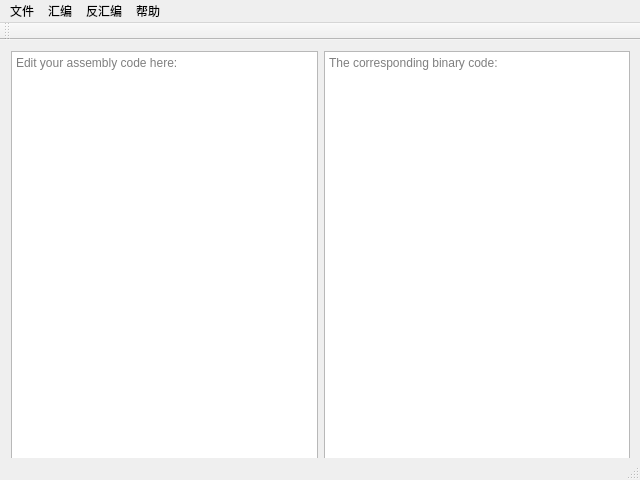
<?xml version="1.0" encoding="UTF-8"?>
<ui version="4.0">
 <class>MainWindow</class>
 <widget class="QMainWindow" name="MainWindow">
  <property name="geometry">
   <rect>
    <x>0</x>
    <y>0</y>
    <width>640</width>
    <height>480</height>
   </rect>
  </property>
  <property name="minimumSize">
   <size>
    <width>640</width>
    <height>480</height>
   </size>
  </property>
  <property name="maximumSize">
   <size>
    <width>640</width>
    <height>480</height>
   </size>
  </property>
  <property name="windowTitle">
   <string>MainWindow</string>
  </property>
  <widget class="QWidget" name="centralWidget">
   <widget class="QWidget" name="layoutWidget">
    <property name="geometry">
     <rect>
      <x>0</x>
      <y>0</y>
      <width>641</width>
      <height>461</height>
     </rect>
    </property>
    <layout class="QHBoxLayout" name="horizontalLayout">
     <item>
      <widget class="QPlainTextEdit" name="textASM">
       <property name="styleSheet">
        <string notr="true">font: 14pt &quot;Consolas&quot;;</string>
       </property>
       <property name="placeholderText">
        <string>Edit your assembly code here:</string>
       </property>
      </widget>
     </item>
     <item>
      <widget class="QPlainTextEdit" name="textBIN">
       <property name="styleSheet">
        <string notr="true">font: 10pt &quot;Courier&quot;;</string>
       </property>
       <property name="placeholderText">
        <string>The corresponding binary code:</string>
       </property>
      </widget>
     </item>
    </layout>
   </widget>
  </widget>
  <widget class="QMenuBar" name="menuBar">
   <property name="geometry">
    <rect>
     <x>0</x>
     <y>0</y>
     <width>640</width>
     <height>23</height>
    </rect>
   </property>
   <widget class="QMenu" name="menu">
    <property name="title">
     <string>文件</string>
    </property>
    <addaction name="open_file"/>
    <addaction name="save"/>
    <addaction name="saveas"/>
    <addaction name="exit"/>
   </widget>
   <widget class="QMenu" name="menu_2">
    <property name="title">
     <string>汇编</string>
    </property>
    <addaction name="toBin"/>
    <addaction name="toCoe"/>
   </widget>
   <widget class="QMenu" name="menu_3">
    <property name="title">
     <string>帮助</string>
    </property>
    <addaction name="help"/>
    <addaction name="aboutIt"/>
   </widget>
   <widget class="QMenu" name="menu_4">
    <property name="title">
     <string>反汇编</string>
    </property>
    <addaction name="disasm"/>
   </widget>
   <addaction name="menu"/>
   <addaction name="menu_2"/>
   <addaction name="menu_4"/>
   <addaction name="menu_3"/>
  </widget>
  <widget class="QToolBar" name="mainToolBar">
   <attribute name="toolBarArea">
    <enum>TopToolBarArea</enum>
   </attribute>
   <attribute name="toolBarBreak">
    <bool>false</bool>
   </attribute>
  </widget>
  <widget class="QStatusBar" name="statusBar"/>
  <action name="open_file">
   <property name="text">
    <string>打开</string>
   </property>
  </action>
  <action name="toBin">
   <property name="text">
    <string>二进制文件</string>
   </property>
  </action>
  <action name="toCoe">
   <property name="text">
    <string>COE文件</string>
   </property>
  </action>
  <action name="aboutIt">
   <property name="text">
    <string>关于</string>
   </property>
  </action>
  <action name="save">
   <property name="text">
    <string>保存</string>
   </property>
  </action>
  <action name="saveas">
   <property name="text">
    <string>另存为</string>
   </property>
  </action>
  <action name="exit">
   <property name="text">
    <string>退出</string>
   </property>
  </action>
  <action name="disasm">
   <property name="text">
    <string>选择文件</string>
   </property>
  </action>
  <action name="help">
   <property name="text">
    <string>帮助</string>
   </property>
  </action>
 </widget>
 <layoutdefault spacing="6" margin="11"/>
 <resources/>
 <connections/>
</ui>
